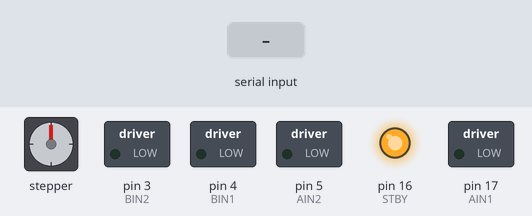
Recording of a sketch running on a simulated Arduino Uno, built with avr-gcc and run on an emulated ATmega328P. Shown: stepper motor, switched loads named in the sketch (green lamp = pin HIGH), output pins drawn as LEDs (lit = HIGH). Inputs (shaded band) come from the test bench. Stepper angles assume 4096 steps per turn.

Above: at 1.2 s.
1.3 s: "stepper_rotate" received over Serial
3.8 s: "movement_forward" received over Serial
At 5.3 s:
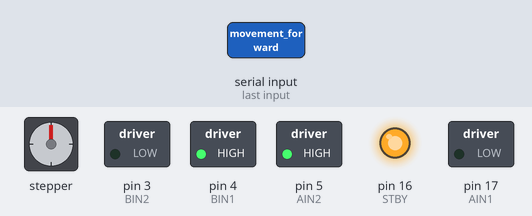
6.8 s: "movement_left" received over Serial
At 8.6 s:
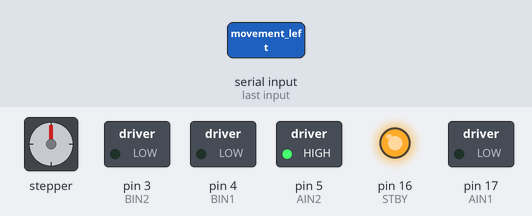
9.8 s: "movement_right" received over Serial
At 11.6 s:
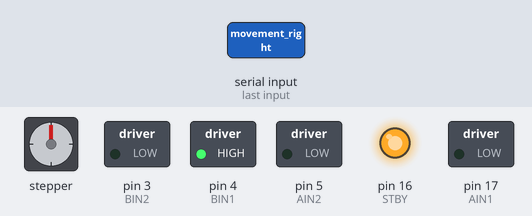
12.8 s: "movement_back" received over Serial
At 14.4 s:
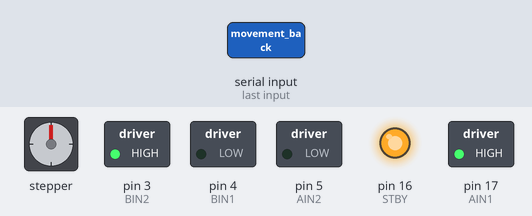
Timing chart, 0 to 16.3 s (numbered marks = the images above; inputs shaded):
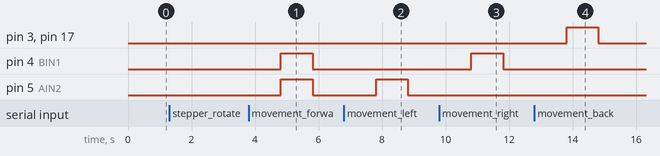

Measured:
- after the input at 3.8 s, pin 4 (BIN1), pin 5 (AIN2): LOW → HIGH after 1.0 s, → LOW 1.0 s later
- after the input at 6.8 s, pin 5 (AIN2): LOW → HIGH after 1.0 s, → LOW 1.0 s later
- after the input at 9.8 s, pin 4 (BIN1): LOW → HIGH after 1.0 s, → LOW 1.0 s later
- after the input at 12.8 s, pin 3 (BIN2), pin 17 (AIN1): LOW → HIGH after 1.0 s, → LOW 1.0 s later

The sketch:

Remote_Driving_Test.ino
```cpp
#include <AccelStepper.h>

#define STBY 16
#define AIN1 17
#define AIN2 5
#define BIN1 4
#define BIN2 3

#define motorPin1 26
#define motorPin2 25
#define motorPin3 33
#define motorPin4 32

#define MotorInterfaceType 8

AccelStepper stepper = AccelStepper(MotorInterfaceType, motorPin1, motorPin3, motorPin2, motorPin4);

void setup() {


  pinMode(STBY,OUTPUT);
  pinMode(AIN1,OUTPUT);
  pinMode(AIN2,OUTPUT);
  pinMode(BIN1,OUTPUT);
  pinMode(BIN2,OUTPUT);

  digitalWrite(STBY,HIGH);

   // Set the stepper rpm:(0-200)
  stepper.setMaxSpeed(1000);
  Serial.begin(9600);
}

void loop() {

String bleInput = Serial.readString();
//stepper continuous rotation
if (bleInput == "stepper_rotate") {
stepper.setSpeed(500);
stepper.runSpeed();
}

//stop stepper
if (bleInput == "stepper_stop") {
stepper.setSpeed(0);
stepper.runSpeed();
}

//Movement
//Go forward
if (bleInput == "movement_forward") {
digitalWrite(AIN1, LOW);
digitalWrite(AIN2, HIGH);
digitalWrite(BIN1, HIGH);
digitalWrite(BIN2, LOW);
}

// Left condition
else if (bleInput == "movement_left") {
digitalWrite(AIN1, LOW);
digitalWrite(AIN2, HIGH);
digitalWrite(BIN1, LOW);
digitalWrite(BIN2, LOW);
}

// Right condition
else if (bleInput == "movement_right") {
digitalWrite(AIN1, LOW);
digitalWrite(AIN2, LOW);
digitalWrite(BIN1, HIGH);
digitalWrite(BIN2, LOW);
}

// Go back condition
else if (bleInput == "movement_back") {
digitalWrite(AIN1, HIGH);
digitalWrite(AIN2, LOW);
digitalWrite(BIN1, LOW);
digitalWrite(BIN2, HIGH);
}

//stop condition
else {
digitalWrite(AIN1, LOW);
digitalWrite(AIN2, LOW);
digitalWrite(BIN1, LOW);
digitalWrite(BIN2, LOW);
}
}
```
